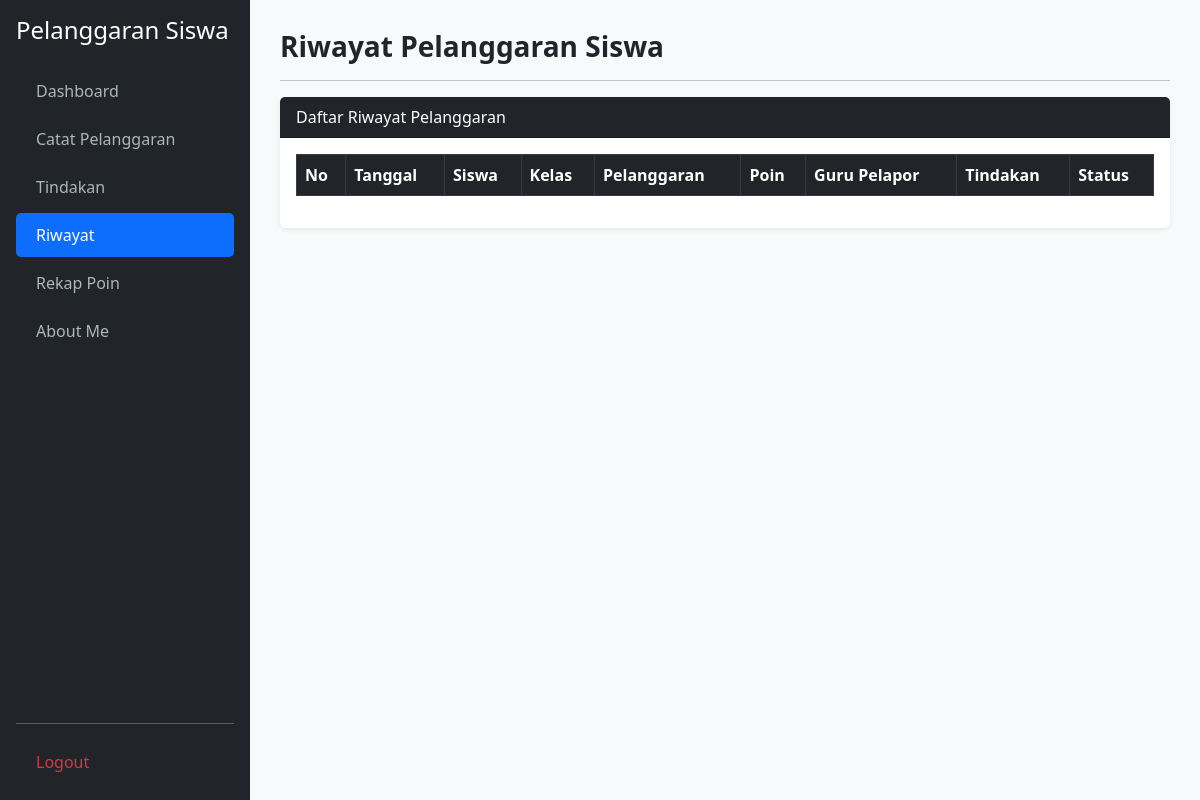
The app's page /riwayat.php, older data.
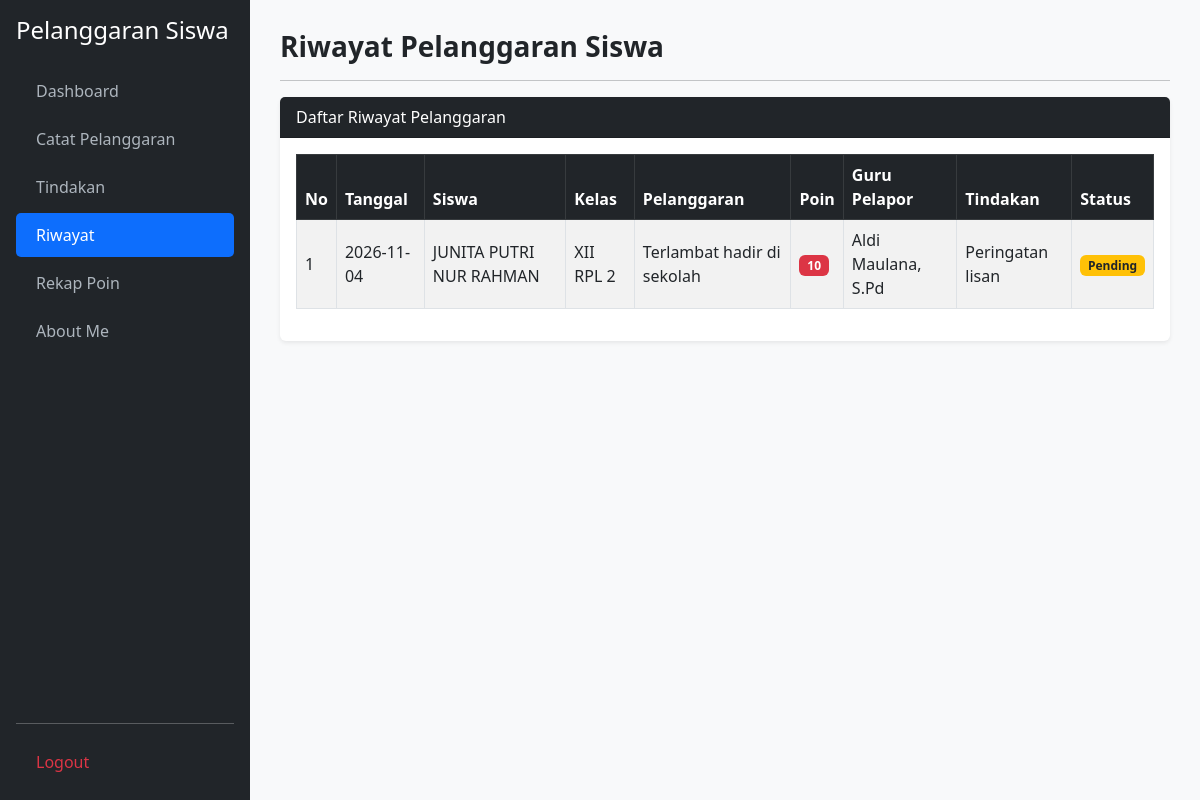
The same page, newer data.
### tables this page shows
CREATE TABLE `t_pelanggaran_siswa` (
  `id` int(11) NOT NULL,
  `tahun_ajaran_id` int(11) NOT NULL,
  `siswa_id` int(11) NOT NULL,
  `nama_siswa` varchar(150) DEFAULT NULL,
  `kelas_id` int(11) NOT NULL,
  `nama_kelas` varchar(100) DEFAULT NULL,
  `pelanggaran_id` int(11) NOT NULL,
  `nama_pelanggaran` varchar(150) DEFAULT NULL,
  `pelanggaran_kategori_id` int(11) NOT NULL,
  `guru_id` int(11) NOT NULL,
  `nama_guru` varchar(150) DEFAULT NULL,
  `tanggal` date NOT NULL,
  `keterangan` text DEFAULT NULL,
  `poin` int(11) DEFAULT NULL,
  `tindakan` text DEFAULT NULL,
  `status` varchar(30) DEFAULT NULL,
  `created_at` timestamp NULL DEFAULT NULL,
  `updated_at` timestamp NULL DEFAULT NULL
);

### riwayat.php (the view, shortened to what this page needs)
<?php
require_once 'koneksi.php';
function e($val) { return htmlspecialchars((string)($val ?? ''), ENT_QUOTES, 'UTF-8'); }
$query = mysqli_query($koneksi, "SELECT * FROM t_pelanggaran_siswa ORDER BY tanggal DESC, id DESC");
?>
<!DOCTYPE html>
<html lang="id">
<head>
    <link href="https://cdn.jsdelivr.net/npm/bootstrap@5.3.0/dist/css/bootstrap.min.css" rel="stylesheet">
    <link href="https://cdn.datatables.net/2.3.4/css/dataTables.bootstrap5.min.css" rel="stylesheet">
</head>
<body>
<div class="sidebar d-flex flex-column p-3">
    <h4 class="text-white mb-4">Pelanggaran Siswa</h4>
    <ul class="nav nav-pills flex-column mb-auto">
        <li class="nav-item mb-1"><a href="dashboard.php">Dashboard</a></li>
        <li class="nav-item mb-1"><a href="catat_pelanggaran.php">Catat Pelanggaran</a></li>
        <li class="nav-item mb-1"><a href="tindakan.php">Tindakan</a></li>
        <li class="nav-item mb-1"><a href="riwayat.php" class="active">Riwayat</a></li>
        <li class="nav-item mb-1"><a href="rekap_poin.php">Rekap Poin</a></li>
        <li class="nav-item mb-1"><a href="about_me.php">About Me</a></li>
    </ul>
    <hr><a href="logout.php" class="text-danger" onclick="return confirm('Yakin ingin keluar?')">Logout</a>
</div>
<div class="main">
    <h3 class="fw-bold mb-3">Riwayat Pelanggaran Siswa</h3>
   <hr>
    <div class="card border-0 shadow-sm">
        <div class="card-header bg-dark text-white">Daftar Riwayat Pelanggaran</div>
        <div class="card-body">
            <div class="table-responsive">
                <table id="tabelRiwayat" class="table table-bordered table-striped align-middle w-100">
                    <thead class="table-dark">
                        <tr>
                            <th>No</th><th>Tanggal</th><th>Siswa</th><th>Kelas</th>
                            <th>Pelanggaran</th><th>Poin</th><th>Guru Pelapor</th><th>Tindakan</th><th>Status</th>
                        </tr>
                    </thead>
                    <tbody>
                    <?php $no = 1; while ($row = mysqli_fetch_assoc($query)):
                        $status = $row['status'] ?? 'Pending';
                        $bg = match($status) { 'Selesai' => 'success', 'Proses' => 'primary', default => 'warning text-dark' };
                    ?>
                        <tr>
                            <td><?= $no++; ?></td>
                            <td><?= e($row['tanggal']); ?></td>
                            <td><?= e($row['nama_siswa']); ?></td>
                            <td><?= e($row['nama_kelas']); ?></td>
                            <td><?= e($row['nama_pelanggaran']); ?></td>
                            <td><span class="badge bg-danger"><?= e($row['poin']); ?></span></td>
                            <td><?= e($row['nama_guru']); ?></td>
                            <td><?= !empty($row['tindakan']) ? e($row['tindakan']) : '<span class="text-muted fst-italic">Belum ada</span>'; ?></td>
                            <td><span class="badge bg-<?= $bg; ?>"><?= e($status); ?></span></td>
                        </tr>
                    <?php endwhile; ?>
                    </tbody>
                </table>
            </div>
        </div>
    </div>
</div>
</body>
</html>

Row changes from the older to the newer data that the page shows:
added t_pelanggaran_siswa: tanggal "2026-11-04", nama_siswa "JUNITA PUTRI NUR RAHMAN", nama_kelas "XII RPL 2", nama_pelanggaran "Terlambat hadir di sekolah", poin "10", nama_guru "Aldi Maulana, S.Pd", tindakan "Peringatan lisan", status "Pending"
